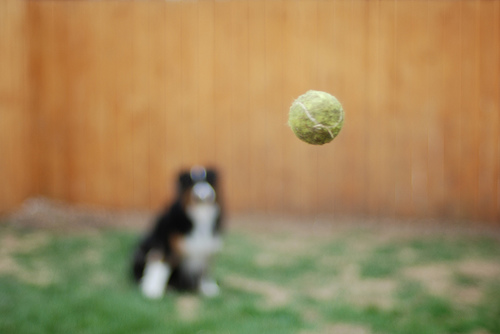
#> input picture temp_tennis/test_images/n04409515_1491.JPEG, 500 x 334 px; its folder holds only this picture in this run
$ python blob.py
#> lines starting #> are read from the running program, lines starting #| are printed output that depends on the picture; after the words box and inside, x2 and y2 are one past the last pixel; in counts of white or black regions, pixels touching at a corner belong together
import cv2
import numpy as np
import glob

# [5 lines of commented-out code are left out]

upper_bright = np.array([255, 255, 255])
lower_bright = np.array([0, 0, 0])
# Bright blue
upper_bright[0] = 200
lower_bright[0] = 103
# Bright green
upper_bright[1] = 255
lower_bright[1] = 165
# Bright red
upper_bright[2] = 255
lower_bright[2] = 148

upper_shade = np.array([255, 255, 255])
lower_shade = np.array([0, 0, 0])
# Shade blue
upper_shade[0] = 103
lower_shade[0] = 0
# Shade green
upper_shade[1] = 167
lower_shade[1] = 10
# Shade red
upper_shade[2] = 136
lower_shade[2] = 9


for imagePath in glob.glob("test_images/*.JPEG"):
    image = cv2.imread(imagePath)
#> image is the input picture: shape (334, 500, 3); mean B, G, R 89.2, 134.9, 161.2
    image = cv2.blur(image, (5,5))
    std = np.std(image)
#> std = 43.45
    mean = np.mean(image)
#> mean = 128.5
    #image -= int(mean) + 128

    mask = cv2.inRange(image, lower_shade, upper_bright)# / 255
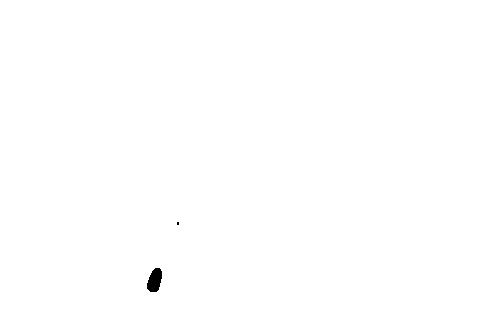
#> mask: shape (334, 500); 99.8% white; 2 black regions (1 under 20 px), largest, box (x1, y1, x2, y2) and area: (147, 268, 162, 292) 266
    mask1 = cv2.inRange(image, lower_bright, upper_bright)# / 255
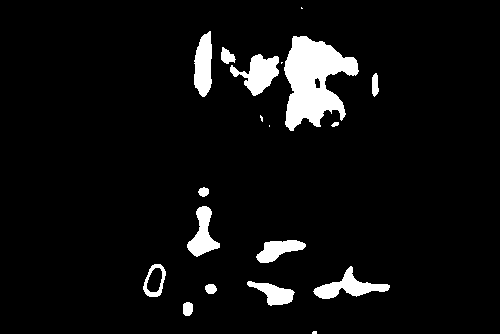
#> mask1: shape (334, 500); 6% white; 19 white regions (5 under 20 px), largest, box (x1, y1, x2, y2) and area: (284, 36, 359, 131) 4155, (230, 54, 279, 96) 1037, (313, 266, 390, 299) 956
    mask2 = cv2.inRange(image, lower_shade, upper_shade)# / 255
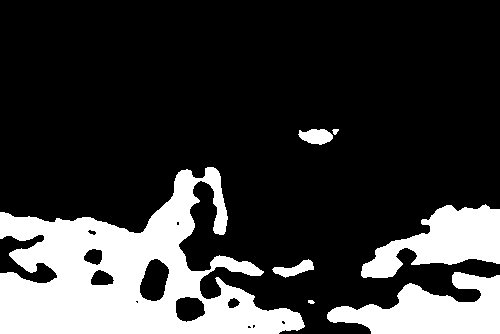
#> mask2: shape (334, 500); 22.4% white; 7 white regions, largest, box (x1, y1, x2, y2) and area: (0, 167, 305, 334) 24902, (327, 272, 500, 334) 6242, (361, 204, 500, 278) 5455
    cv2.imshow("Mask", mask)
    char = chr(cv2.waitKey(0) & 0xFF)
#> (key Esc is pressed here)
    """
    ys = np.expand_dims(np.arange(0, image.shape[0]), 1).dot(np.ones((1, image.shape[1])))
    xs = np.ones((image.shape[0], 1)).dot(np.expand_dims(np.arange(0, image.shape[1]), 0))
    x = (np.sum(np.multiply(ys, mask)) / max(np.count_nonzero(mask), 1))
    y = (np.sum(np.multiply(xs, mask)) / max(np.count_nonzero(mask), 1))
    cv2.circle(image, (int(y), int(x)), 10, (255, 255, 255))
    while char != "q":
        mask = cv2.inRange(image, lower_bright, upper_bright)# / 255
        mask1 = cv2.inRange(image, lower_bright, upper_bright)# / 255
        mask2 = cv2.inRange(image, lower_bright, upper_bright)# / 255
        if char == "a":
            upper_bright[0] -= 1
        if char == "d":
            upper_bright[0] += 1

        cv2.imshow("Mask", mask1)
        char = chr(cv2.waitKey(0) & 0xFF)

    print(upper_bright)
    upper_bright[0] = 255
    """
    masked = cv2.bitwise_and(image,image,mask = cv2.medianBlur(mask, 5))

    cv2.imshow("Mask", masked)
    if chr(cv2.waitKey(0) & 0xFF) == "q":
#> (key Esc is pressed here)
        break

$ run again, on temp_tennis/test_images/n04409515_657.JPEG
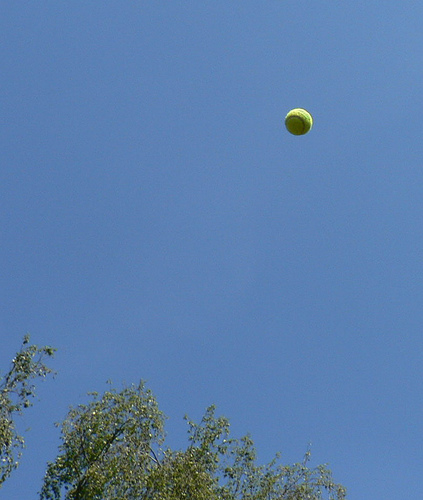
#> input picture temp_tennis/test_images/n04409515_657.JPEG, 423 x 500 px
#> image is the input picture: shape (500, 423, 3); mean B, G, R 171.3, 126.2, 91
#> std = 38.15
#> mean = 129.5
#> mask: shape (500, 423); every value is 255
#> `mask1 = cv2.inRange(image, lower_bright, upper_bright)# / 255`:
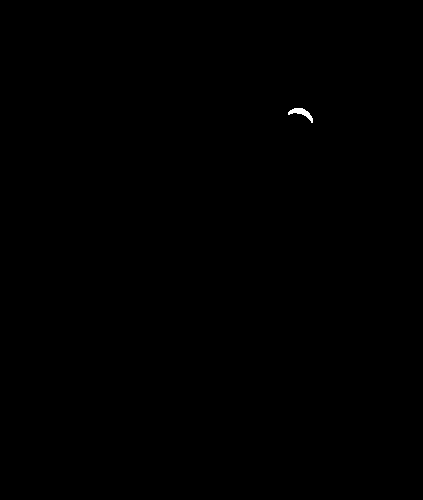
#> mask1: shape (500, 423); 0.07% white; 1 white region, box (x1, y1, x2, y2) and area: (288, 108, 313, 123) 140
#> `mask2 = cv2.inRange(image, lower_shade, upper_shade)# / 255`:
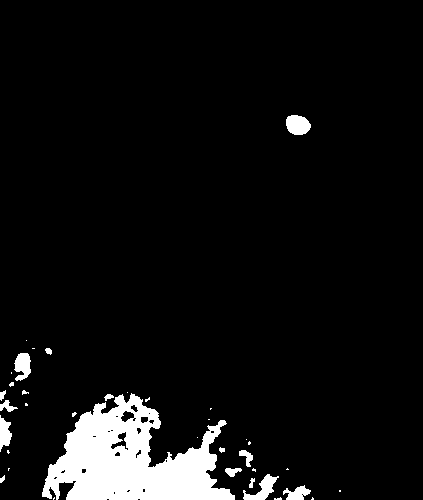
#> mask2: shape (500, 423); 6.5% white; 37 white regions (21 under 20 px), largest, box (x1, y1, x2, y2) and area: (42, 393, 235, 500) 11412, (286, 115, 311, 135) 394, (243, 474, 279, 500) 384
